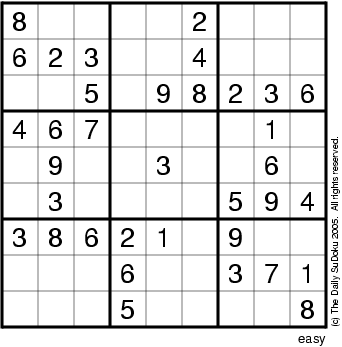
#> input picture sudoku.jpg, 342 x 347 px
$ python -i main.py   (imports and definitions only)
#> lines starting #> are read from the running program, lines starting #| are printed output that depends on the picture; after the words box and inside, x2 and y2 are one past the last pixel; in counts of white or black regions, pixels touching at a corner belong together
import cv2
import numpy as np
import queue
import math
from sklearn.neural_network import MLPClassifier
from sklearn.multiclass import OutputCodeClassifier
from sklearn.svm import LinearSVC
from sklearn.externals import joblib
from PIL import Image


# Fills connected components of white cells starting at the given point (seed) and returns the area
# of the filled portion
def customFloodFill(image,seed,color,areaType):
	q = queue.Queue()
	q.put(seed)
	rows,cols = np.shape(image)
	minX,minY,maxX,maxY = 20000,20000,0,0

	count = 0
	l = 1000
	while not q.empty():
		point = q.get()
		if image[point[0],point[1]] == 255:
			if point[0] < (rows/5):
				l = min(l,point[1])
			count = count + 1
			image[point[0],point[1]] = color
			for i in range(3):
				for j in range(3):
					x = point[0] + i - 1
					y = point[1] + j - 1
					if x >= 0 and y >= 0 and x < rows and y < cols:
						if image[x][y] == 255:
							q.put([x,y])
							minX = min(minX,x)
							minY = min(minY,y)
							maxX = max(maxX,x)
							maxY = max(maxY,y)

	boundingArea = (maxX-minX) * (maxY-minY)
	if areaType == 0:
		return image,boundingArea,l
	else: return image,count,l


# Extracts the outer grid of sudoku by finding the biggest white component using the flood fill algorithm
def extractOuterGrid(img):
		rows,cols = np.shape(img)
		maxArea = 0
		point = [0,0]

		imgOriginal = img.copy()
		for i in range(rows):
			for j in range(cols):
				if img[i][j] == 255:
					img,area,dummy = customFloodFill(img,[i,j],100,0)
					if area > maxArea:
						maxArea = area
						point = [i,j]

		img = imgOriginal
		img,area,dummy = customFloodFill(img,[point[0],point[1]],100,0)
		for i in range(rows):
			for j in range(cols):
				if img[i][j] == 100:
					img[i][j] = 255
				else: img[i][j] = 0
		return img,point

# Draws a line on the image given its parameters in normal form
# [79 lines left out: functions drawLine, getExtremeLines, getTwoPoints, getIntersectionPoint, not called in this run]

# Returns the Euclidian norm distance between two points in 2D
def getDistance(p1,p2):
	return pow(pow((p1[0]-p2[0]),2) + pow((p1[1]-p2[1]),2),0.5)

# Removes border noise, checks if cell is a blank one and returns the cleaned cell image
# [42 lines left out: function removeNoise, not called in this run]

# Calculates scores using template matching
def getMatchingScore(img,digit):
	score = (cv2.matchTemplate(img,cv2.imread('Templates/' + 'T'+str(digit) + '.jpg',0),cv2.TM_SQDIFF)/2000)
	return score

# Gets the best prediction of the digit in a cell using template matching
# [90 lines left out: functions getBestMatch, centerDigit, getTestImage, displayCells, not called in this run]

# Displays an image
def showImage(img,caption='image'):
	cv2.imshow(caption,img)
	cv2.waitKey(0)
	cv2.destroyAllWindows()

# Matches a template of cross to detect inner grid lines and then removes them via flood filling
def removeInnerGridLines(img):
	template = cv2.imread('cross_template.jpg',0)
	(tx,ty) = np.shape(template)
	res = cv2.matchTemplate(img,template,cv2.TM_SQDIFF_NORMED)
	threshold = 0.1
	loc = np.where( res <= threshold)
	for pt in zip(*loc[::-1]):
		x = pt[0]
		y = pt[1]
		img,area,dummy = customFloodFill(img,(x + int(tx/2),y + int(ty/2)),0,0)
	return img

# Reads in image of sudoku and does processing
def performAnalysis(filename):

	# Read in an image in greyscale
	img = cv2.imread(filename,0)
	imgX,imgY = np.shape(img)
	imgOriginal = img

	# Add gaussian blurring
	img = cv2.GaussianBlur(img,(11,11),0)
	showImage(img)

	# Do adaptive thresholding
	img = cv2.adaptiveThreshold(img, 255, cv2.ADAPTIVE_THRESH_MEAN_C,cv2.THRESH_BINARY_INV,5,2)
	showImage(img)

	# Dilate using cross-type kernel
	kernel = np.ones((3,3),np.uint8)
	kernel[0,0] = 0
	kernel[0,2] = 0
	kernel[2,0] = 0
	kernel[2,2] = 0
	img = cv2.dilate(img, kernel, iterations=1)
	showImage(img)

	imgOriginal = img.copy()

	# Extract outer grid of sudoku
	img,point = extractOuterGrid(img)
	#showImage(img)

	# Reverse the dilation by eroding
	img = cv2.erode(img,kernel,iterations=1)
	#showImage(img)

	'''
	# Get corner points by complicated Hough transform algo

	# Get lines and then get the extreme left,right,top,bottom lines
	lines = cv2.HoughLines(img,1,np.pi/180,int(min(imgX,imgY)/2))
	leftExtreme,rightExtreme,topExtreme,bottomExtreme = getExtremeLines(lines,imgX,imgY)

	# Get corner points of the outer sudoku grid
	topLeft = getIntersectionPoint(leftExtreme,topExtreme,imgX,imgY)
	topRight = getIntersectionPoint(rightExtreme,topExtreme,imgX,imgY)
	bottomLeft = getIntersectionPoint(leftExtreme,bottomExtreme,imgX,imgY)
	bottomRight = getIntersectionPoint(rightExtreme,bottomExtreme,imgX,imgY)
	'''

	# Get corner points by basic algo
	l,r,t,b = 1000,0,10000,0
	for i in range(imgX):
		for j in range(imgY):
			if(img[i][j] == 255):
				l = min(l,j)
				r = max(r,j)
				t = min(t,i)
				b = max(t,i)
	topLeft = (l,t)
	topRight = (r,t)
	bottomLeft = (l,b)
	bottomRight = (r,b)

	'''
	# Draw corner points on image
	cv2.circle(img,topLeft,5,(255,255,255),-1)
	cv2.circle(img,topRight,5,(255,255,255),-1)
	cv2.circle(img,bottomLeft,5,(255,255,255),-1)
	cv2.circle(img,bottomRight,5,(255,255,255),-1)
	#showImage(img)
	'''

	# Change perspective
	maxLength = int(max(getDistance(topLeft,topRight),getDistance(topLeft,bottomLeft),getDistance(topRight,bottomRight),getDistance(bottomLeft,bottomRight)))
	src = np.array([topLeft,topRight,bottomLeft,bottomRight])
	dst = np.array([[0,0],[maxLength-1,0],[0,maxLength-1],[maxLength-1,maxLength-1]])
	h,status = cv2.findHomography(src,dst)

	img,area,dummy = customFloodFill(imgOriginal,[point[0],point[1]],0,0)
	#showImage(img)
	img = cv2.warpPerspective(img,h,(maxLength,maxLength))
	#img = cv2.erode(img,kernel,iterations=1)
	#showImage(img)

	img = removeInnerGridLines(img)
	#showImage(img)
	sudoku = displayCells(img,maxLength)

	cv2.imshow('imlage',img)
	cv2.waitKey(0)
	cv2.destroyAllWindows()

	return sudoku

from solveSudoku import solveSudoku
# [1 line that did not run here, left out]
#> in performAnalysis, img is the input picture: shape (347, 342); min 0, max 255, mean 225.1
#> in performAnalysis, `img = cv2.adaptiveThreshold(img, 255, cv2.ADAPTIVE_THRESH_MEAN_C,cv2.T..`:
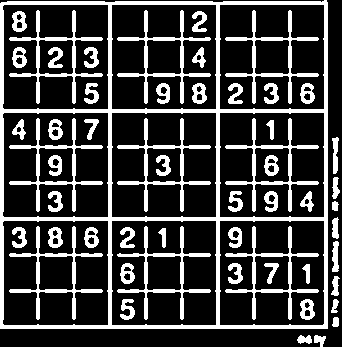
#> img: shape (347, 342); 24.1% white; 55 white regions, largest, box (x1, y1, x2, y2) and area: (0, 0, 328, 329) 10310, (225, 10, 319, 104) 1264, (225, 118, 319, 212) 1259
#> in performAnalysis, `img = cv2.dilate(img, kernel, iterations=1)`:
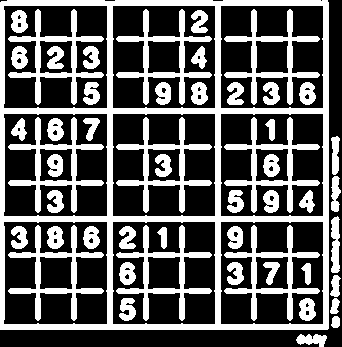
#> img: shape (347, 342); 36.2% white; 52 white regions, largest, box (x1, y1, x2, y2) and area: (0, 0, 329, 330) 14998, (224, 9, 320, 105) 1968, (224, 117, 320, 213) 1963
#> after the loop in extractOuterGrid, `for i in range(rows):`: area = 360; dummy = 1000; maxArea = 107912; point = [0, 7]
#> in extractOuterGrid, `img,area,dummy = customFloodFill(img,[point[0],point[1]],100,0)`:
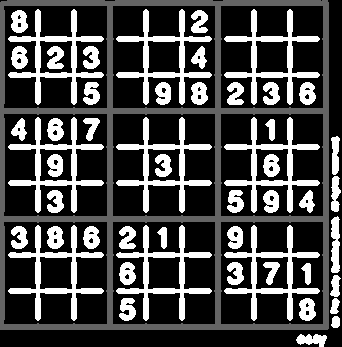
#> img: shape (347, 342); 12.64% of pixels changed, all inside (x1, y1, x2, y2) = (0, 0, 329, 330)
#> in extractOuterGrid, `img,area,dummy = customFloodFill(img,[point[0],point[1]],100,0)`: area = 107912; dummy = 0
#> after the loop in extractOuterGrid, `for i in range(rows):`:
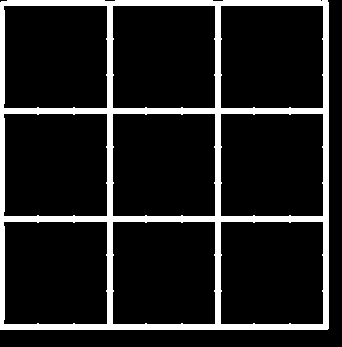
#> img: shape (347, 342); 12.6% white; 1 white region, box (x1, y1, x2, y2) and area: (0, 0, 329, 330) 14998
#> in performAnalysis, `img,point = extractOuterGrid(img)`: point = [0, 7]
#> in performAnalysis, `img = cv2.erode(img,kernel,iterations=1)`:
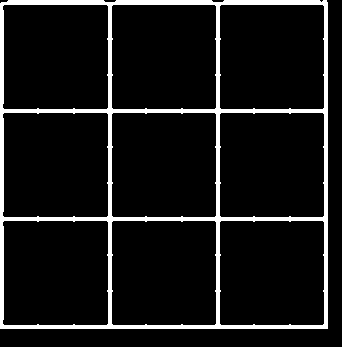
#> img: shape (347, 342); 9% white; 1 white region, box (x1, y1, x2, y2) and area: (0, 0, 328, 329) 10628
#> in performAnalysis, `img,area,dummy = customFloodFill(imgOriginal,[point[0],point[1]],0,0)`:
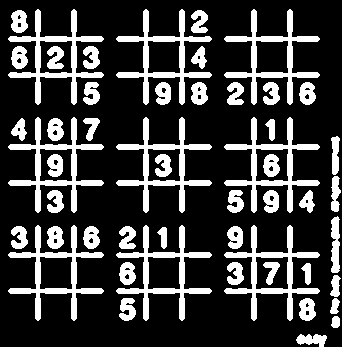
#> img: shape (347, 342); 23.6% white; 51 white regions, largest, box (x1, y1, x2, y2) and area: (224, 9, 320, 105) 1968, (224, 117, 320, 213) 1963, (116, 117, 212, 213) 1962
#> in performAnalysis, `img,area,dummy = customFloodFill(imgOriginal,[point[0],point[1]],0,0)`: area = 107912; dummy = 0
#> in performAnalysis, `img = cv2.warpPerspective(img,h,(maxLength,maxLength))`:
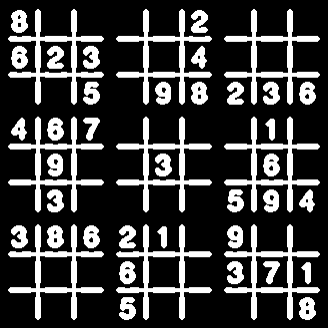
#> img: shape (328, 328); min 0, max 255, mean 62.5
# [1 line not run here, left out]
# [1 line that did not run here, left out]
# [1 line not run here, left out]

>>> result = performAnalysis('sudoku.jpg')
#> (the run stopped early here; a loop or call above may not have finished)
